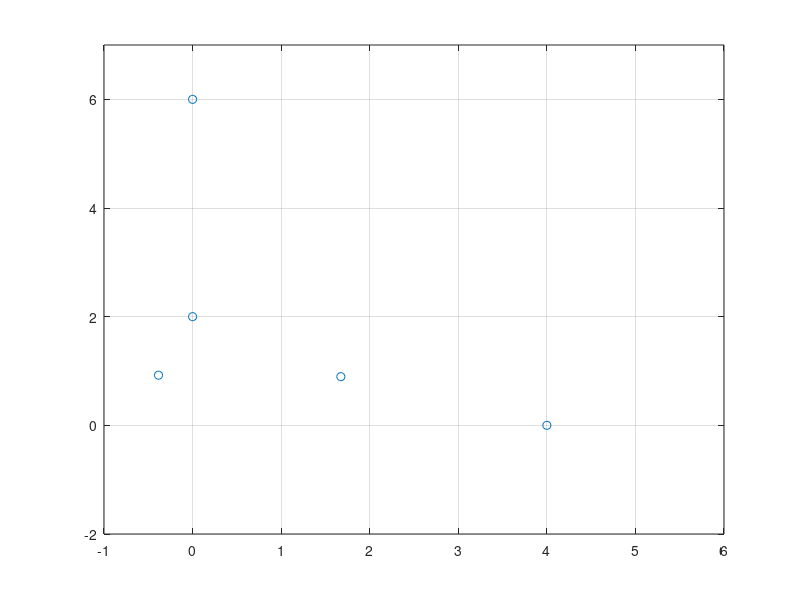

MATLAB code to generate this figure:
clear all

% A)

p = 2 + 3i;
q = 2 - 3i;
%[theta, rho] = cart2pol(real(p), imag(p))

pK = sqrt(real(p)^2+imag(p)^2);
pPsi = asin(imag(p)/pK);
pPolar = pK*(cos(pPsi) + i*sin(pPsi))

qK = sqrt(real(q)^2+imag(q)^2);
qPsi = asin(imag(q)/qK);
qPolar = q
fprintf("A)\np Polar: %f(cos(%f) + i*sin(%f)\nq Polar: %f(cos(%f) + i*sin(%f)\n", pK, pPsi,pPsi,qK,qPsi,qPsi)

% B)
a = p + q;
b = p - q;
c = p * q;
d = p / q;
e = sqrt(p);
f = sqrt(-p-q);
Arr = [a;b;c;d;e;f];
plot(Arr,'o'),ylim([-2 7]),xlim([-1 6]),grid on